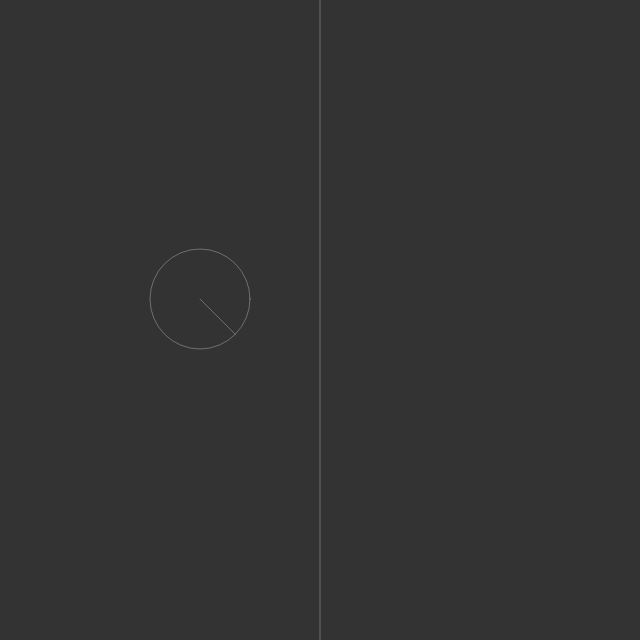
Frame 1 (no input)
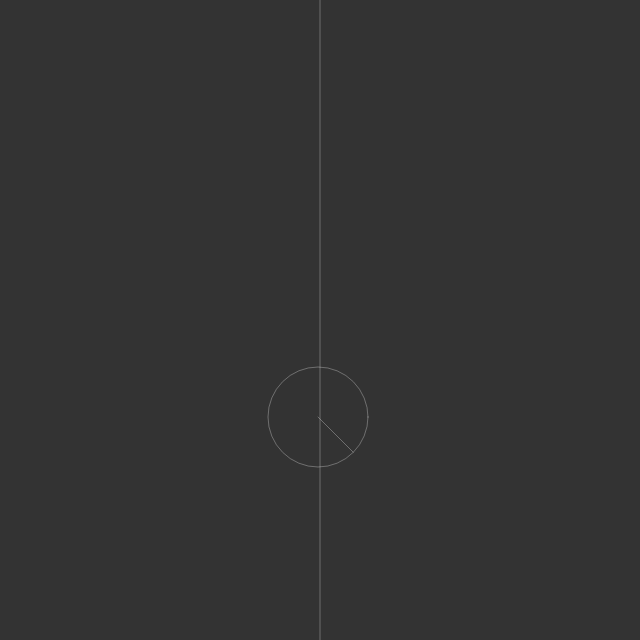
Frame 60 (no input)
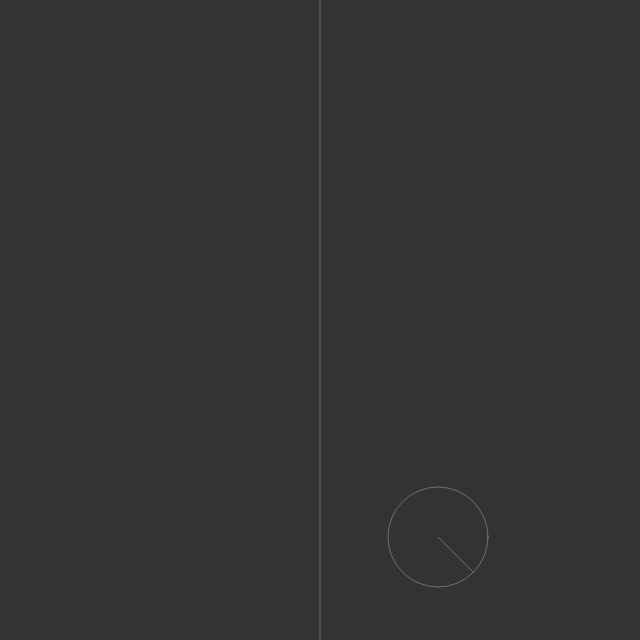
Frame 120 (the mouse pressed at the canvas centre since frame 60)

The p5.js sketch that drew these frames (run headless with seeded random() and noise() and a simulated clock; from frame 60 on, the mouse is pressed at the canvas centre):

// p5.js sketch
// ── sketch.js
var c = [];
var NUMCIRCLES = 10;

function setup() {
  createCanvas(640, 640);
  background(51);
  c = new Circle(200, 299);
  translate(100, 100);
}

function draw() {
  background(51);
  c.draw();
  c.update();
  line(width/2, 0, width/2, height);
  // noLoop();
}

function Circle(x, y){
  this.loc = createVector(x, y);
  this.speed = createVector(2, 2);
  this.vel = this.speed.copy();
  this.diameter = 100;
  this.radius = this.diameter/2;
  this.touching = false;
  // this.direction = this.vel.copy();
  // this.direction.setMag(this.radius);
  // this.direction.add(this.loc);
}

Circle.prototype.update = function(){
  // this.direction = this.vel.copy();
  // this.direction.setMag(this.radius);
  // this.direction.add(this.loc);

  // 
  if (this.loc.x + this.vel.x + this.radius >= width){
    this.vel.rotate(0.01);
    var tempX = this.loc.x;
    this.loc.add(this.vel);
    this.loc.x = tempX;
  } else if (this.loc.x + this.vel.x + this.radius <= this.diameter){
    this.vel.rotate(0.01);
    var tempX = this.loc.x;
    this.loc.add(this.vel);
    this.loc.x = tempX;
  } else if (this.loc.y + this.vel.y + this.radius >= height){
    this.vel.rotate(0.01);
    var tempY = this.loc.y;
    this.loc.add(this.vel);
    this.loc.y = tempY;
  } else if (this.loc.y - this.vel.y + this.radius <= this.diameter){
    this.vel.rotate(0.01);
    var tempY = this.loc.y;
    this.loc.add(this.vel);
    this.loc.y = tempY;
  } else {
    this.loc.add(this.vel);
  }

}


Circle.prototype.draw = function(){
  noFill();
  strokeWeight(0.3);
  stroke(255);
  ellipse(this.loc.x, this.loc.y, this.diameter);
  this.drawArrow();
}

Circle.prototype.drawArrow = function(){
  this.arrow = this.vel.copy();
  this.arrow.setMag(this.diameter / 2);
  this.arrow.add(this.loc);
  line(this.loc.x, this.loc.y, this.arrow.x, this.arrow.y); 
}
// ── ElementManager.js
function ElementManager(count) {
  var elements = [];

  for (var i = 0; i < count; i++){
    elements[i] = new Element(random(width, random(height)));
  }
}

ElementManager.display = function(){
  for (var i = 0; i < this.elements.length; i++){
    elements[i] = elements[i].display();
  }
}

ElementManager.update = function(){
  for (var i = 0; i < this.elements.length; i++){
    elements[i] = elements[i].checkEdges();
    for (var j = i + 1; j < this.elements.length; j++){
      if (elements[i].intersects(elements[j])) {
        elements[i].fleeFrom(elements[j]);
        elements[j].fleeFrom(elements[i]);
        // this.drawConnectingLine(locA, locB);
      }
    }
  }
}
// ── element.js
function Element(x, y) {
  this.loc = createVector(x, y);
  this.speed = createVector(2, 2);
  this.diameter = 100;
  this.radius = this.diameter/2;
}

Element.prototype.intersects = function(other){
  var d = this.loc.dist(other.loc);
  if (d < this.radius + other.radius){
    return true;
  } else {
    return false;
  }
}

Element.prototype.checkEdges = function(){
  if (this.loc.x + this.vel.x + this.radius >= width){
    this.vel.rotate(0.01);
    var tempX = this.loc.x;
    this.loc.add(this.vel);
    this.loc.x = tempX;
  } else if (this.loc.x + this.vel.x + this.radius <= this.diameter){
    this.vel.rotate(0.01);
    var tempX = this.loc.x;
    this.loc.add(this.vel);
    this.loc.x = tempX;
  } else if (this.loc.y + this.vel.y + this.radius >= height){
    this.vel.rotate(0.01);
    var tempY = this.loc.y;
    this.loc.add(this.vel);
    this.loc.y = tempY;
  } else if (this.loc.y - this.vel.y + this.radius <= this.diameter){
    this.vel.rotate(0.01);
    var tempY = this.loc.y;
    this.loc.add(this.vel);
    this.loc.y = tempY;
  } else {
    this.loc.add(this.vel);
  }
}

Element.prototype.fleeFrom = function(other) {
  
}
